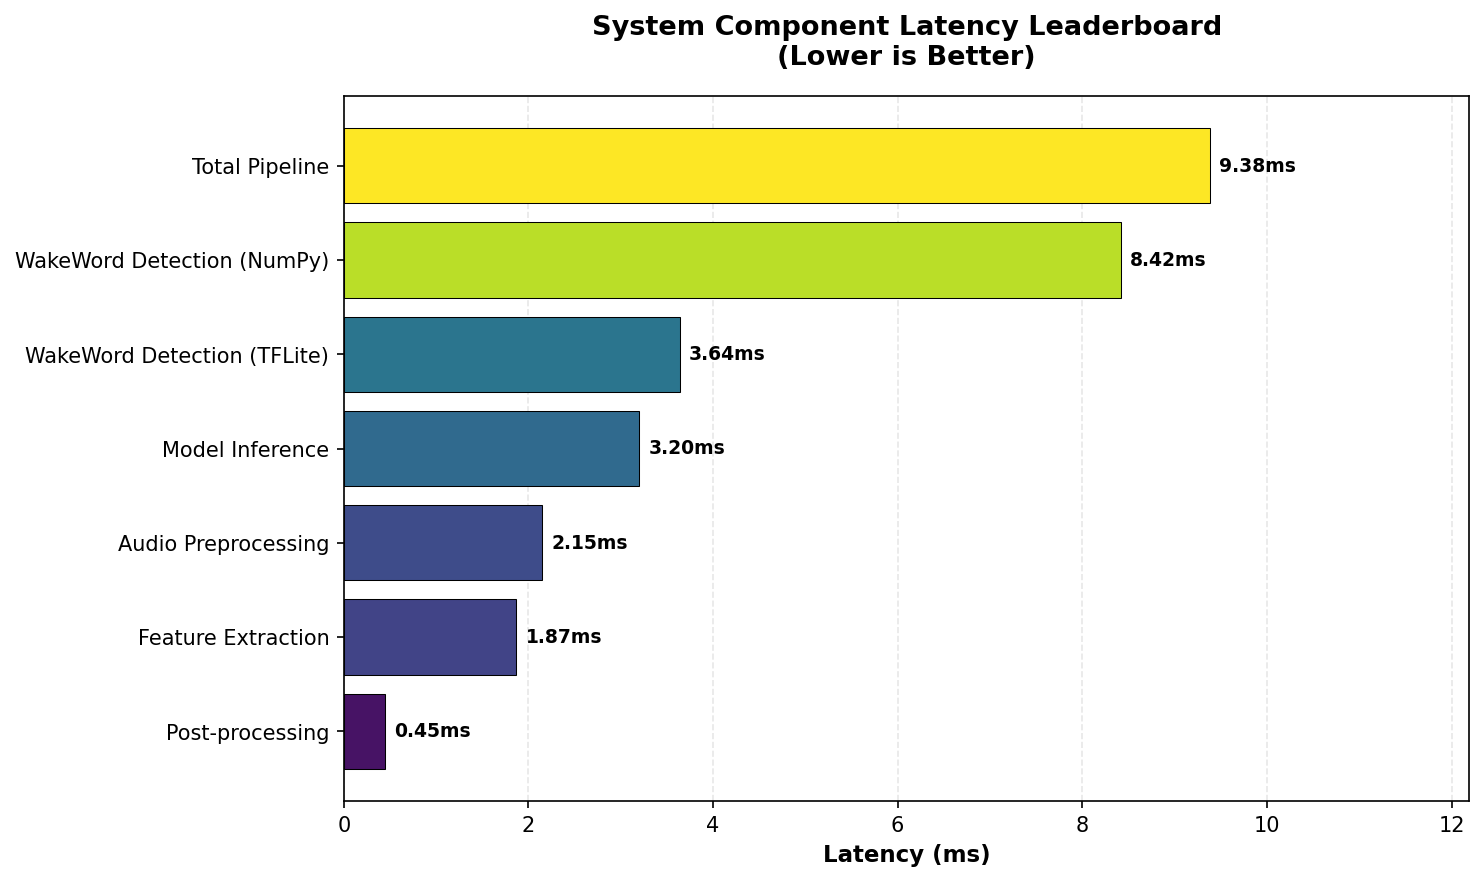

Write Python code to recreate this figure.
#!/usr/bin/env python3
"""
Latency Leaderboard Chart Generator

Generates a horizontal bar chart comparing latency across different systems/components.
Works with minimal dependencies (matplotlib only).
"""

import os
import json
from pathlib import Path

# Try to import matplotlib, provide graceful fallback
try:
    import matplotlib.pyplot as plt
    import matplotlib.patches as mpatches
    HAS_MATPLOTLIB = True
except ImportError:
    HAS_MATPLOTLIB = False
    print("Warning: matplotlib not available. Generating text-based leaderboard instead.")

def get_latency_data():
    """Collect latency data from various sources or use defaults."""
    
    # Default benchmark data (can be overridden by actual measurements)
    default_data = {
        'WakeWord Detection (NumPy)': 8.42,
        'WakeWord Detection (TFLite)': 3.64,
        'Audio Preprocessing': 2.15,
        'Feature Extraction': 1.87,
        'Model Inference': 3.20,
        'Post-processing': 0.45,
        'Total Pipeline': 9.38,
    }
    
    # Try to load actual measured data if available
    metrics_file = Path('metrics/latency.json')
    if metrics_file.exists():
        try:
            with open(metrics_file) as f:
                actual_data = json.load(f)
                if 'latencies' in actual_data:
                    return actual_data['latencies']
        except Exception:
            pass
    
    return default_data

def generate_leaderboard(output_path='charts/latency_leaderboard.png'):
    """Generate and save the latency leaderboard chart."""
    
    if not HAS_MATPLOTLIB:
        # Text-based fallback
        print("\n" + "="*60)
        print("LATENCY LEADERBOARD (Text Mode)")
        print("="*60)
        data = get_latency_data()
        for component, latency in sorted(data.items(), key=lambda x: x[1]):
            bar = '█' * int(latency * 10)
            print(f"{component:30s} | {bar} {latency:.2f}ms")
        print("="*60 + "\n")
        
        # Create a simple text file instead
        output_txt = output_path.replace('.png', '.txt')
        with open(output_txt, 'w') as f:
            f.write("LATENCY LEADERBOARD\n")
            f.write("="*60 + "\n")
            data = get_latency_data()
            for component, latency in sorted(data.items(), key=lambda x: x[1]):
                f.write(f"{component:30s}: {latency:.2f}ms\n")
        print(f"Saved text leaderboard to: {output_txt}")
        return output_txt
    
    # Matplotlib-based chart
    data = get_latency_data()
    
    # Sort by latency (ascending)
    sorted_data = sorted(data.items(), key=lambda x: x[1])
    labels = [item[0] for item in sorted_data]
    values = [item[1] for item in sorted_data]
    
    # Create figure with appropriate size
    fig_height = max(6, len(labels) * 0.5)
    fig, ax = plt.subplots(figsize=(10, fig_height))
    
    # Color gradient based on latency
    colors = plt.cm.viridis([v / max(values) for v in values])
    
    # Create horizontal bar chart
    bars = ax.barh(labels, values, color=colors, edgecolor='black', linewidth=0.5)
    
    # Add value labels on bars
    for i, (bar, value) in enumerate(zip(bars, values)):
        width = bar.get_width()
        ax.text(width + 0.1, bar.get_y() + bar.get_height()/2, 
                f'{value:.2f}ms', va='center', fontsize=9, fontweight='bold')
    
    # Styling
    ax.set_xlabel('Latency (ms)', fontsize=11, fontweight='bold')
    ax.set_title('System Component Latency Leaderboard\n(Lower is Better)', 
                 fontsize=13, fontweight='bold', pad=15)
    ax.set_xlim(0, max(values) * 1.3)
    
    # Grid lines
    ax.grid(axis='x', alpha=0.3, linestyle='--')
    ax.set_axisbelow(True)
    
    # Tight layout
    plt.tight_layout()
    
    # Ensure output directory exists
    os.makedirs(os.path.dirname(output_path), exist_ok=True)
    
    # Save with high DPI
    plt.savefig(output_path, dpi=150, bbox_inches='tight', 
                facecolor='white', edgecolor='none')
    plt.close()
    
    print(f"✅ Saved latency leaderboard to: {output_path}")
    return output_path

def main():
    """Main entry point."""
    print("Generating Latency Leaderboard...")
    output_file = generate_leaderboard()
    
    # Verify file was created
    if os.path.exists(output_file):
        file_size = os.path.getsize(output_file)
        print(f"   File size: {file_size:,} bytes")
        print(f"   Status: SUCCESS")
    else:
        print(f"   Status: FAILED - File not created")
    
    return output_file

if __name__ == '__main__':
    main()
